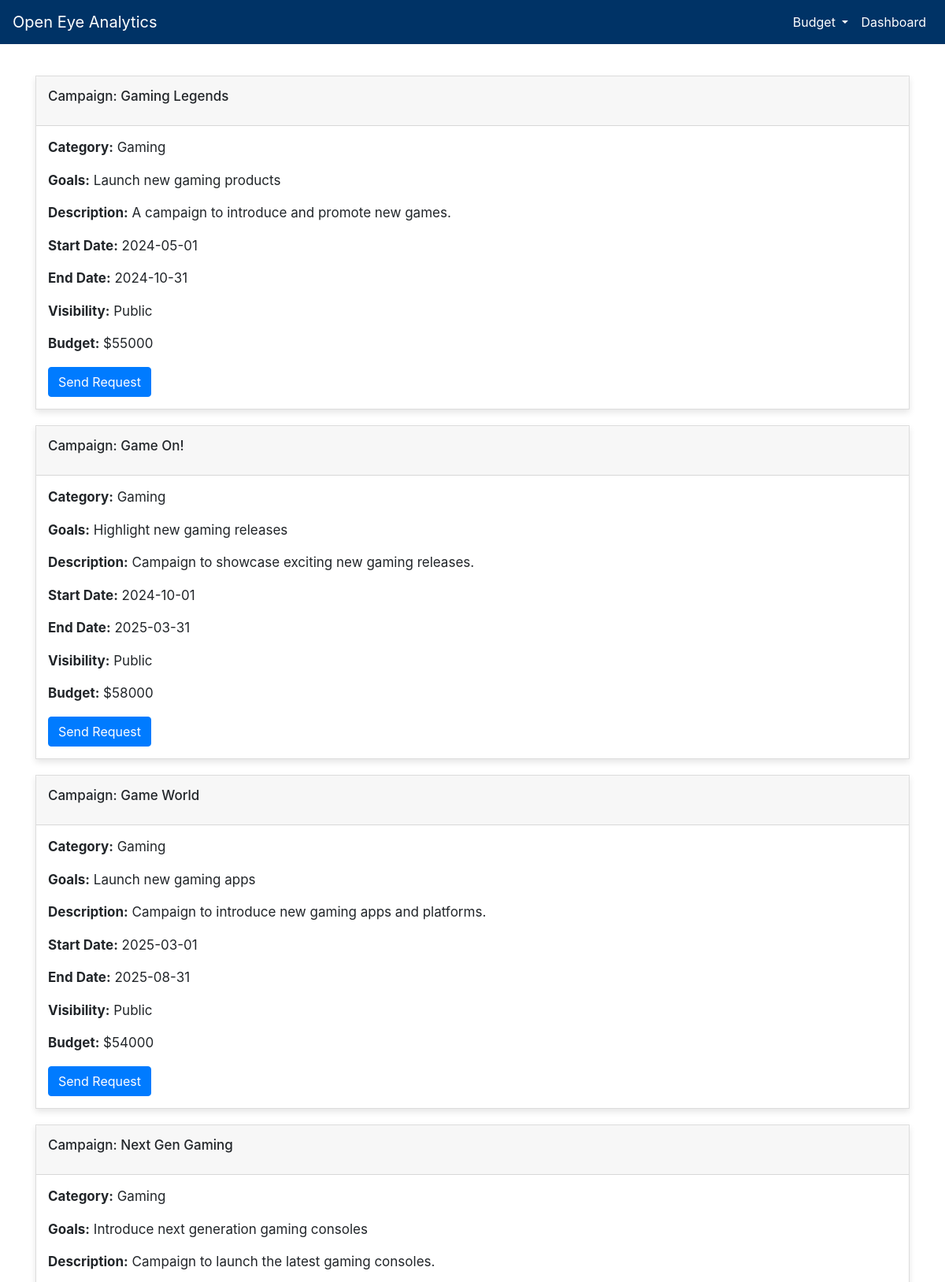
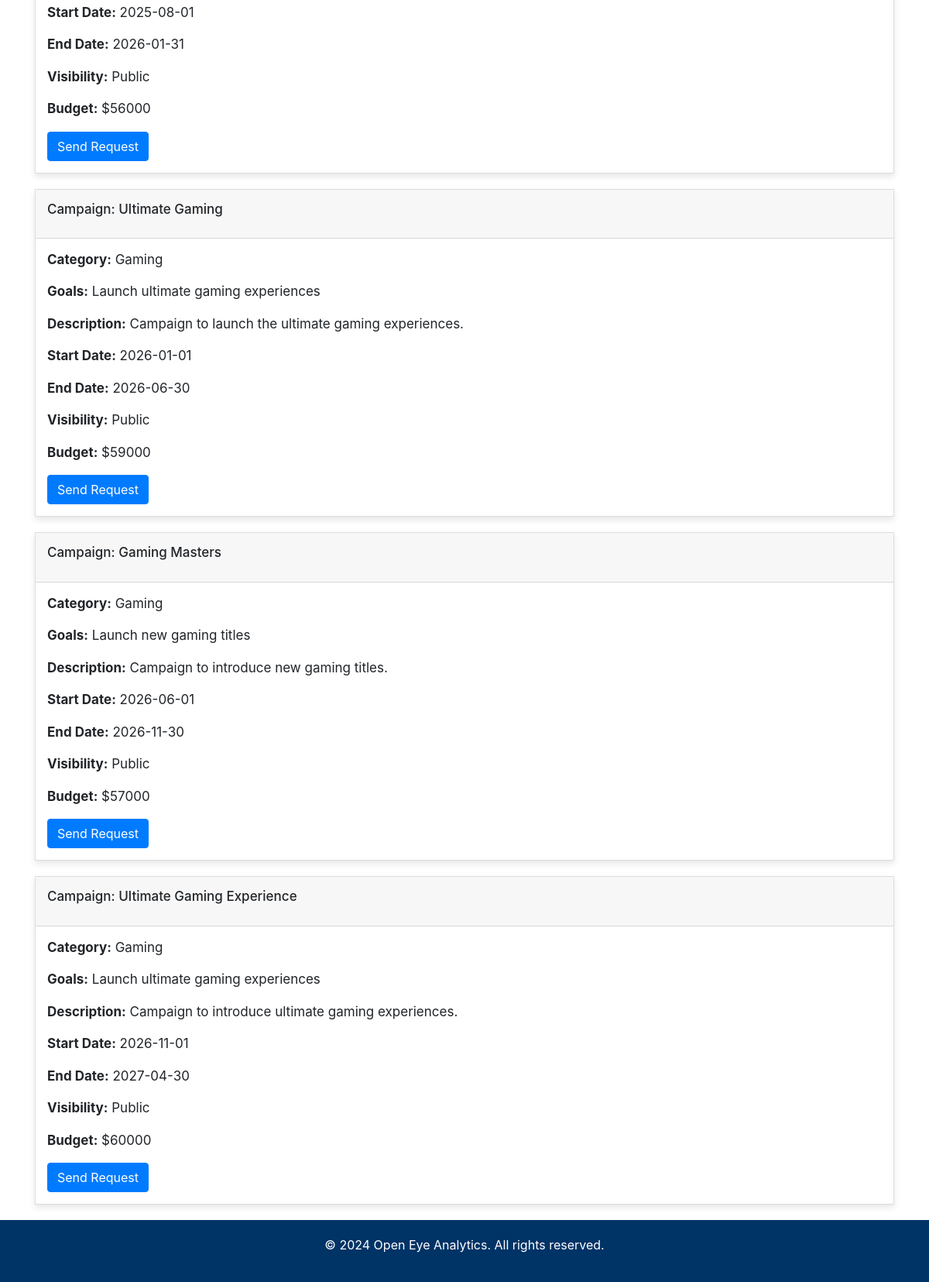
Page /campaigns/Gaming/all on the committed database (2 pictures, top to bottom).
### app.py (models this page shows)
class Campaign(db.Model):
    campaignid = db.Column(db.Integer, primary_key=True, autoincrement=True)
    campaignname = db.Column(db.String, nullable=False)
    category = db.Column(db.String, db.ForeignKey('category.category'), nullable=False)
    goals = db.Column(db.String, nullable=False)
    userid = db.Column(db.String, db.ForeignKey('sponsor.username'), nullable=False)
    campaign_description = db.Column(db.String, nullable=False)
    start_date = db.Column(db.String, nullable=False)
    end_date = db.Column(db.String, nullable=False)
    visibility = db.Column(db.String, nullable=False)
    budget = db.Column(db.Integer, nullable=False)
    flag = db.Column(db.Integer, nullable=False)
    alloted = db.Column(db.Integer, nullable=False)
    payment = db.Column(db.Integer, nullable=False)

### app.py (the view, shortened to what this page needs)
@app.route('/campaigns/<category>/<filter>')
def campaigns_by_category(category,filter):
    if filter=="all":
        campaigns = db.session.query(Campaign).filter_by(category=category,visibility='Public').all()
        return render_template('campaigns_by_category.html', category=category, campaigns=campaigns)

### templates/campaigns_by_category.html (shortened to what this page needs)
<!DOCTYPE html>
<html lang="en">
<head>
    <link href="https://stackpath.bootstrapcdn.com/bootstrap/4.5.2/css/bootstrap.min.css" rel="stylesheet">
</head>
<body>
    <nav class="navbar navbar-expand-lg navbar-dark">
        <a class="navbar-brand" href="#">Open Eye Analytics</a>
        <div class="collapse navbar-collapse" id="navbarNav">
            <ul class="navbar-nav ml-auto">
                <li class="nav-item dropdown">
                    <a class="nav-link dropdown-toggle" href="#" id="signupDropdownButton" role="button" data-toggle="dropdown" aria-haspopup="true" aria-expanded="false">
                        Budget
                    </a>
                </li>
                <li class="nav-item">
                    <a class="nav-link" href="{{ url_for('influencer_dashboard', template='template.html') }}">Dashboard</a>
                </li>
            </ul>
        </div>
    </nav>
    <div class="main-content">
        <div class="container">
            {% for campaign in campaigns %}
                <div class="card">
                    <div class="card-header">
                        <h5 class="card-title">Campaign: {{ campaign.campaignname }}</h5>
                    </div>
                    <div class="card-body">
                        <p><strong>Category:</strong> {{ campaign.category }}</p>
                        <p><strong>Goals:</strong> {{ campaign.goals }}</p>
                        <p><strong>Description:</strong> {{ campaign.campaign_description }}</p>
                        <p><strong>Start Date:</strong> {{ campaign.start_date }}</p>
                        <p><strong>End Date:</strong> {{ campaign.end_date }}</p>
                        <p><strong>Visibility:</strong> {{ campaign.visibility }}</p>
                        <p><strong>Budget:</strong> ${{ campaign.budget }}</p>
                        {% if campaign.flag == 1 %}
                            <button class="btn btn-secondary" disabled>This ad is flagged</button>
                        {% else %}
                            {% if campaign.alloted == 1 %}
                                <button class="btn btn-secondary" disabled>Influencer hired</button>
                            {% else %}
                                <a href="{{ url_for('send_to_sponser', campaign_id=campaign.campaignid) }}" class="btn btn-primary">Send Request</a>
                            {% endif %}
                        {% endif %}
                    </div>
                </div>
            {% endfor %}
        </div>
    </div>
    <div class="footer">
        <p>&copy; 2024 Open Eye Analytics. All rights reserved.</p>
    </div>
</body>
</html>

### templates/campaigns_by_category.html (style rules this page uses)
body, html { height: 100%; margin: 0; }
.main-content { display: flex; flex-direction: column; min-height: 100vh; }
.footer { margin-top: auto; background-color: #003366; color: #ffffff; text-align: center; padding: 20px; }
.navbar { background-color: #003366; }
.navbar-brand, .nav-link { color: #ffffff !important; }
.container { margin-top: 20px; }
.card { margin-bottom: 20px; border-radius: 0; border: 1px solid #ddd; box-shadow: 0 4px 8px rgba(0, 0, 0, 0.1); }
.card-header, .card-body { padding: 15px; }
.card-title { font-size: 17px; }
.card-body p { font-size: 17px; }

### rows in the picture
Campaign: campaignname "Gaming Legends", category "Gaming", goals "Launch new gaming products", campaign_description "A campaign to introduce and promote new games.", start_date "2024-05-01", end_date "2024-10-31", visibility "Public", budget "55000"
Campaign: campaignname "Game On!", category "Gaming", goals "Highlight new gaming releases", campaign_description "Campaign to showcase exciting new gaming releases.", start_date "2024-10-01", end_date "2025-03-31", visibility "Public", budget "58000"
Campaign: campaignname "Game World", category "Gaming", goals "Launch new gaming apps", campaign_description "Campaign to introduce new gaming apps and platforms.", start_date "2025-03-01", end_date "2025-08-31", visibility "Public", budget "54000"
Campaign: campaignname "Next Gen Gaming", category "Gaming", goals "Introduce next generation gaming consoles", campaign_description "Campaign to launch the latest gaming consoles.", start_date "2025-08-01", end_date "2026-01-31", visibility "Public", budget "56000"
Campaign: campaignname "Ultimate Gaming", category "Gaming", goals "Launch ultimate gaming experiences", campaign_description "Campaign to launch the ultimate gaming experiences.", start_date "2026-01-01", end_date "2026-06-30", visibility "Public", budget "59000"
Campaign: campaignname "Gaming Masters", category "Gaming", goals "Launch new gaming titles", campaign_description "Campaign to introduce new gaming titles.", start_date "2026-06-01", end_date "2026-11-30", visibility "Public", budget "57000"
Campaign: campaignname "Ultimate Gaming Experience", category "Gaming", goals "Launch ultimate gaming experiences", campaign_description "Campaign to introduce ultimate gaming experiences.", start_date "2026-11-01", end_date "2027-04-30", visibility "Public", budget "60000"
